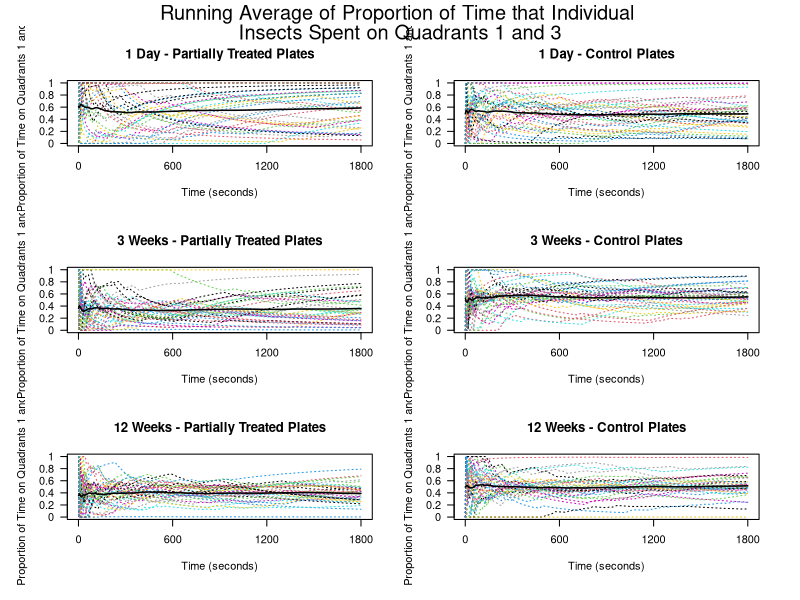

This chart was generated by the following R code:
###Code to createFig2RunningAvg
##create two working directory paths
#One containing the data
inwd <- paste("/Users/dtracy198/Documents/GitHub/Laboratory/",
              "Inesfly_Paint_Bed_Bug_Trial/TABLES_GRAPHS","/Fig2RunningAvg",
              sep = "")
#A second for the location the file is saved. (image may be too large for git)
outwd <- ("/Users/dtracy198/Documents")

###FOR OTHERS DEPENDING ON YOUR HOME DIRECTORY SETTINGS
#homeDir <- path.expand('~')
#inwd<-paste(homeDir,"/Laboratory/Inesfly_Paint_Bed_Bug_Trial/TABLES_GRAPHS/Fig2RunningAvg", sep="")
#outwd<-paste(homeDir,"/Documents", sep="")

#set the working director to bring in data
setwd(inwd)

##Bring in Data
#running averages of proportion of time quadrant 1 or 3 for all insects
ima.CVR2 <- read.csv("ima_CVR2.csv")
ima.CVR3 <- read.csv("ima_CVR3.csv")
ima.CVR4 <- read.csv("ima_CVR4.csv")

#running group average
ma.CompVidRep2 <- read.csv("ma_CompVidRep2.csv")
ma.control.CompVidRep2 <- read.csv("ma_control_CompVidRep2.csv")
ma.CompVidRep3 <- read.csv("ma_CompVidRep3.csv")
ma.control.CompVidRep3 <- read.csv("ma_control_CompVidRep3.csv")
#NOTE REP 4 is DAY 1 ; REP 1 VIDEOS WERE 
ma.CompVidRep4 <- read.csv("ma_CompVidRep4.csv")
ma.control.CompVidRep4 <- read.csv("ma_control_CompVidRep4.csv")

#######################Plot Individual Running Averages########################
setwd(outwd)

##select file type of output
#pdf("IndRrunning_avg.pdf", height = 9, width = 6)
jpeg("IndRrunning_avg.jpeg", height = 9, width = 6, res = 300,
     units = "in")
#tiff("IndRrunning_avg.tiff", height = 9, width = 6, res = 1081, 
#     units = "in")

#set graphing parameters
par(mfrow = c(3, 2), oma = c(1,1,2,1))

### Plot CompVidRep4 data (1 day)
#create blank plot for exposed insects
plot(x = c(1, 1800), y = c(0, 1), type = "n", xlab = "Time (seconds)",
     ylab = "Proportion of Time on Quadrants 1 and 3", 
     main = "1 Day - Partially Treated Plates", xaxt = 'n', yaxt = 'n')
#create axis
axis( 2, at = c(0:5 / 5), las = 2,
      labels = as.character(c(0:5 / 5)))
axis( 1, at = c(0:3 * 600), labels = as.character(c(0:3 * 600)))
#create filter to select all exposed insects
filter <- which(ima.CVR4[,3] == 1)
#create loop to plot surival lines
for(i in 1:length(filter)){
  lines(x = 1:1800, y = ima.CVR4[filter[i], 3:1802], 
        col = i, lty = 3)
}
#plot the average of the exposed insects
lines(x = 1:1800, y = ma.CompVidRep4[,2], lty = 1, lwd = 1.5, col = 1)

##plot controls
#plot new blank plot
plot(x = c(1, 1800), y = c(0, 1), type = "n", xlab = "Time (seconds)",
     ylab = "Proportion of Time on Quadrants 1 and 3",
     main = "1 Day - Control Plates", xaxt = 'n', yaxt = 'n')
axis( 2, at = c(0:5 / 5), las = 2,
      labels = as.character(c(0:5 / 5)))
axis( 1, at = c(0:3 * 600), labels = as.character(c(0:3 * 600)))
filter <- which(ima.CVR4[,3] == 0)
for(i in 1:length(filter)){
  lines(x = 1:1800, y = ima.CVR4[filter[i], 3:1802], col = i, lty = 3)
}
lines(x = 1:1800, y = ma.control.CompVidRep4[,2], lty = 1, lwd = 1.5, col = 1)

### CompVidRep2 (3 Weeks)
#plot for exposed insects
plot(x = c(1, 1800), y = c(0, 1), type = "n", xlab = "Time (seconds)",
     ylab = "Proportion of Time on Quadrants 1 and 3",
     main = "3 Weeks - Partially Treated Plates", xaxt = 'n', yaxt = 'n')
axis( 2, at = c(0:5 / 5), las = 2,
      labels = as.character(c(0:5 / 5)))
axis( 1, at = c(0:3 * 600), labels = as.character(c(0:3 * 600)))
filter <- which(ima.CVR2[,3] == 1)
for(i in 1:length(filter)){
  lines(x = 1:1800, y = ima.CVR2[filter[i], 3:1802], 
        col = i, lty = 3)
}#(ima.CompVidRep2[filter[i],2]+1)
lines(x = 1:1800, y = ma.CompVidRep2[,2], lty = 1, lwd = 1.5, col = 1)

#plot for control insects
plot(x = c(1, 1800), y = c(0, 1), type = "n", xlab = "Time (seconds)",
     ylab = "Proportion of Time on Quadrants 1 and 3",
     main = "3 Weeks - Control Plates", xaxt = 'n', yaxt = 'n')
axis( 2, at = c(0:5 / 5), las = 2,
      labels = as.character(c(0:5 / 5)))
axis( 1, at = c(0:3 * 600), labels = as.character(c(0:3 * 600)))
filter <- which(ima.CVR2[,3] == 0)
for(i in 1:length(filter)){
  lines(x = 1:1800, y = ima.CVR2[filter[i], 3:1802], col = i, lty = 3)
}
lines(x = 1:1800, y = ma.control.CompVidRep2[,2], lty = 1, lwd = 1.5, col = 1)

### CompVidRep3 (12 Weeks)
##plot exposed
plot(x = c(1, 1800), y = c(0, 1), type = "n", xlab = "Time (seconds)",
     ylab = "Proportion of Time on Quadrants 1 and 3",
     main = "12 Weeks - Partially Treated Plates", xaxt = 'n', yaxt = 'n')
axis( 2, at = c(0:5 / 5), las = 2,
      labels = as.character(c(0:5 / 5)))
axis( 1, at = c(0:3 * 600), labels = as.character(c(0:3 * 600)))
filter <- which(ima.CVR3[,3] == 1)
for(i in 1:length(filter)){
  lines(x = 1:1800, y = ima.CVR3[filter[i], 3:1802], 
        col = i, lty = 3)
}#(ima.CompVidRep2[filter[i],2]+1)
lines(x = 1:1800, y = ma.CompVidRep3[,2], lty = 1, lwd = 1.5, col = 1)

##plot control
plot(x = c(1, 1800), y = c(0, 1), type = "n", xlab = "Time (seconds)",
     ylab = "Proportion of Time on Quadrants 1 and 3",
     main = "12 Weeks - Control Plates", xaxt = 'n', yaxt = 'n')
axis( 2, at = c(0:5 / 5), las = 2,
      labels = as.character(c(0:5 / 5)))
axis( 1, at = c(0:3 * 600), labels = as.character(c(0:3 * 600)))
filter <- which(ima.CVR3[,3] == 0)
for(i in 1:length(filter)){
  lines(x = 1:1800, y = ima.CVR3[filter[i], 3:1802], col = i, lty = 3)
}
lines(x = 1:1800, y = ma.control.CompVidRep3[,2], lty = 1, lwd = 1.5, col = 1)

##Add title
mtext("Running Average of Proportion of Time that Individual ", side = 3, 
      line = 0.3, outer = TRUE, cex = 1.2)
mtext("Insects Spent on Quadrants 1 and 3", side = 3, 
      line = -1.2, outer = TRUE, cex = 1.2)
#save file type
dev.off()
